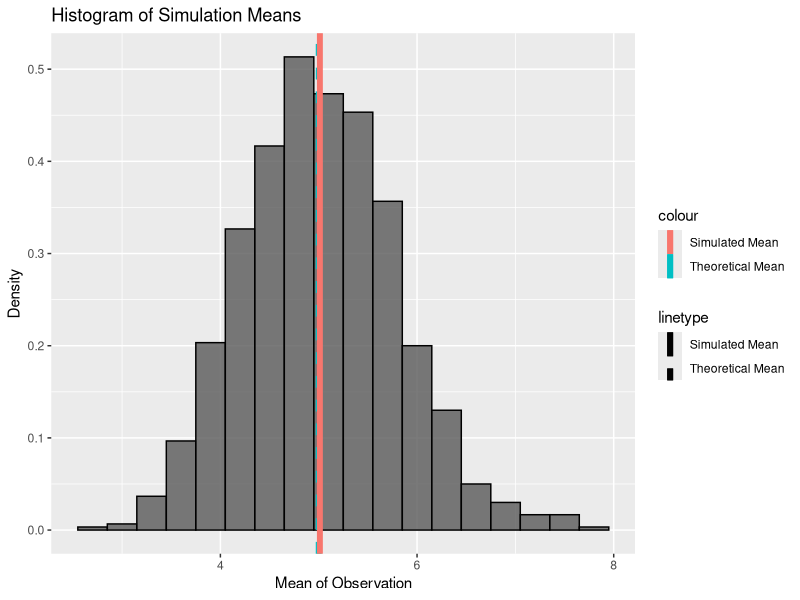
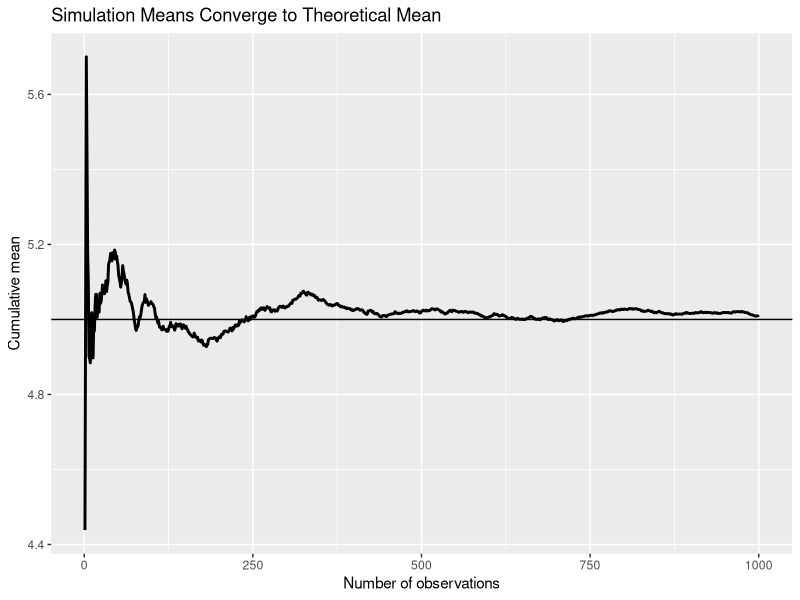
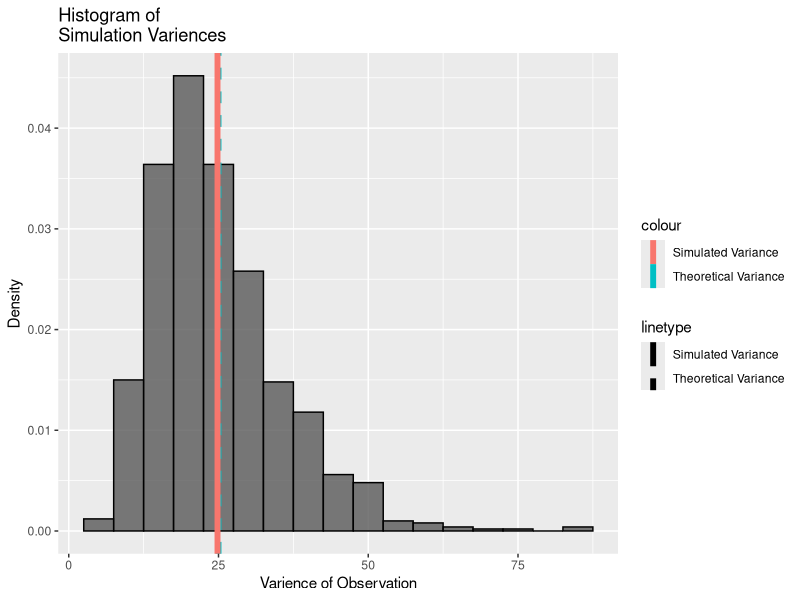
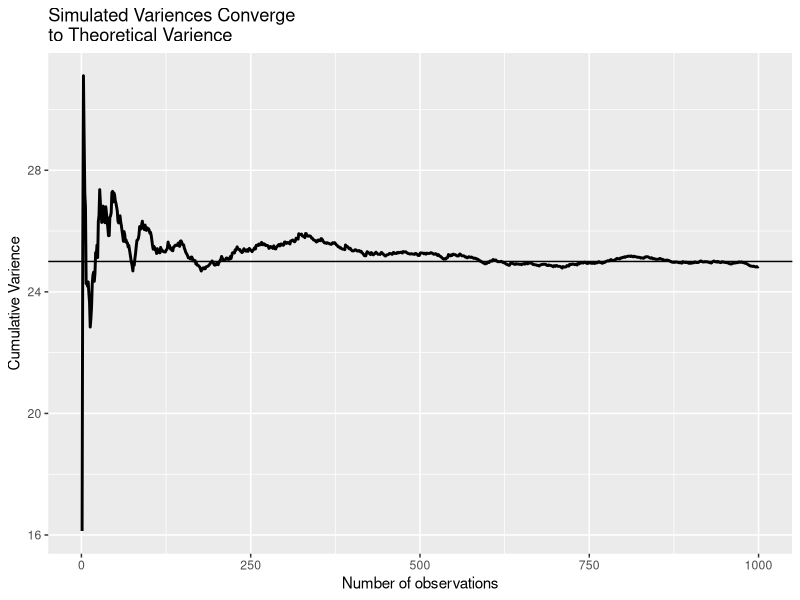
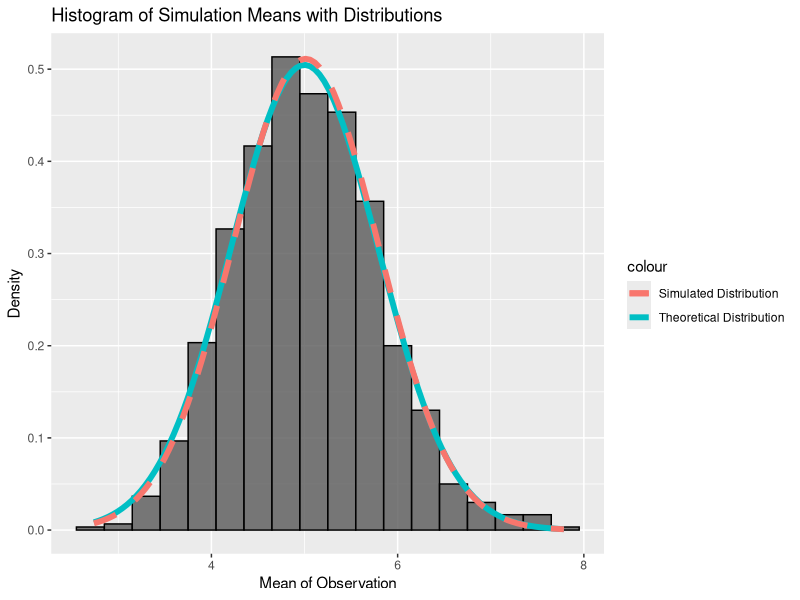

These figures' R source, in order:
## ---- chunk 1
library(ggplot2)
## ---- chunk 2
set.seed(123)
lambda <- .2
num_sim <- 1000
sim_data <- matrix(replicate(num_sim,rexp(40,lambda)),num_sim)
means <- apply(sim_data, 1, mean)
vars <-apply(sim_data, 1, var)
## ---- chunk 3
g <- ggplot(data.frame(means), aes(x = means)) + geom_histogram(alpha = .80, binwidth=.3, colour = "black",aes(y = ..density..)) 
g <- g + geom_vline(aes(xintercept=1/lambda, color="Theoretical Mean", linetype="Theoretical Mean"), size=2, show_guide=TRUE)
g <- g + geom_vline(aes(xintercept=mean(means), color="Simulated Mean", linetype="Simulated Mean"), size=2, show_guide=TRUE)
g <- g + labs(x = "Mean of Observation", y = "Density", title = "Histogram of Simulation Means")
g

#test <- matrix(c("The mean of the sample means:", as.character(mean(means)),"The hypothecitucal mean:", as.character(1/lambda)),2)

#test<-data.frame(c(as.character(mean(means)),as.character(1/lambda)),row.names = c("The mean of the sample means:","The hypothecitucal mean:"))
#names(test)<-""

#print(test) 
print(c(paste("The mean of the sample means:", as.character(mean(means))),paste("The theoretical mean:", as.character(1/lambda))))
## ---- chunk 4
cum_means <-cumsum(means)/(1:num_sim)
g <- ggplot(data.frame(x = 1 : num_sim, y = cum_means), aes(x = x, y = y))
g <- g + geom_hline(yintercept = 1/lambda) + geom_line(size = 1)
g <- g + labs(x = "Number of observations", y = "Cumulative mean", title = "Simulation Means Converge to Theoretical Mean")
g
## ---- chunk 5
sim_mean_var <- var(means)
theo_mean_var <- (1/lambda)/sqrt(40)

print(c(paste("The varience of the means is:",as.character(sim_mean_var)),paste("The theoretical standard error is:", as.character(theo_mean_var))))
## ---- chunk 6
g <- ggplot(data.frame(vars), aes(x = vars)) + geom_histogram(alpha = .80, binwidth=5, colour = "black",aes(y = ..density..)) 
g <- g + geom_vline(aes(xintercept=(1/lambda)^2, color="Theoretical Variance", linetype="Theoretical Variance"), size=2)
g <- g + geom_vline(aes(xintercept=mean(vars), color="Simulated Variance", linetype="Simulated Variance"), size=2)
g <- g + labs(x = "Varience of Observation", y = "Density", title = "Histogram of 
Simulation Variences")
g

cum_vars <-cumsum(vars)/(1:num_sim)
g <- ggplot(data.frame(x = 1 : num_sim, y = cum_vars), aes(x = x, y = y))
g <- g + geom_hline(yintercept = (1/lambda)^2 ) + geom_line(size = 1)
g <- g + labs(x = "Number of observations", y = "Cumulative Varience", title = "Simulated Variences Converge
to Theoretical Varience")
g
## ---- chunk 7
g <- ggplot(data.frame(means), aes(x = means)) + geom_histogram(alpha = .80, binwidth=.3, colour = "black",aes(y = ..density..)) 
g <- g + stat_function(fun = dnorm, size = 2, aes(color = "Theoretical Distribution"), args = list(mean=5,sd = 5/sqrt(40)),show_guide=TRUE)
g <- g + stat_function(fun = dnorm, size = 2, linetype="dashed", aes(color = "Simulated Distribution"),args = list(mean=mean(means),sd = sd(means)))
g <- g + labs(x = "Mean of Observation", y = "Density", title = "Histogram of Simulation Means with Distributions")
g
